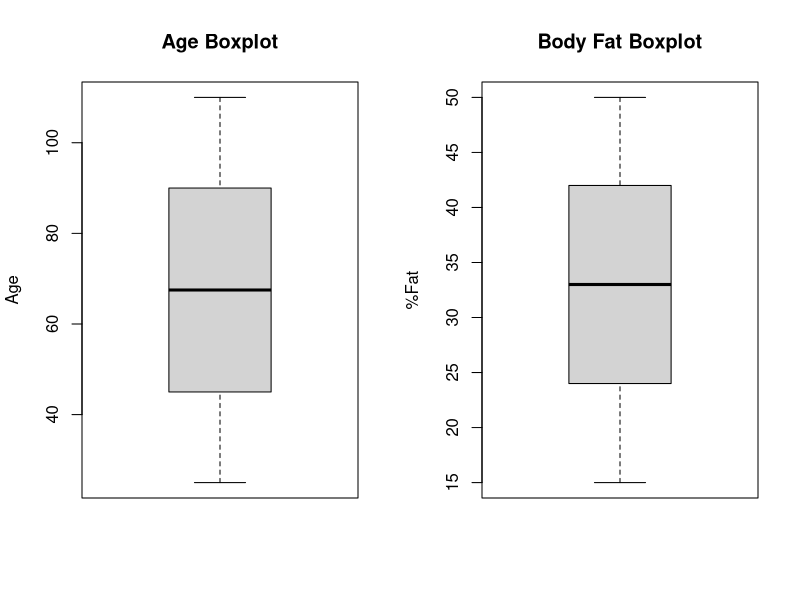
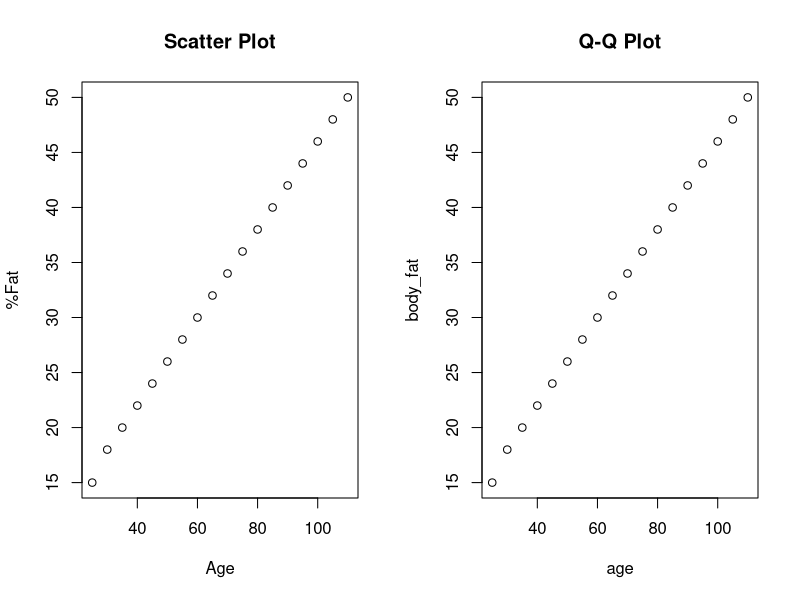

Recreate these plots in R, in order.
age <- c(25, 30, 35, 40, 45, 50, 55, 60, 65, 70, 75, 80, 85, 90, 95, 100, 105, 110)
body_fat <- c(15, 18, 20, 22, 24, 26, 28, 30, 32, 34, 36, 38, 40, 42, 44, 46, 48, 50)
mean_age <- mean(age)
median_age <- median(age)
sd_age <- sd(age)

mean_fat <- mean(body_fat)
median_fat <- median(body_fat)
sd_fat <- sd(body_fat)

cat("(a) Age statistics:\n")
cat("Mean:", mean_age, "\n")
cat("Median:", median_age, "\n")
cat("Standard Deviation:", sd_age, "\n\n")

cat("(a) Body Fat statistics:\n")
cat("Mean:", mean_fat, "\n")
cat("Median:", median_fat, "\n")
cat("Standard Deviation:", sd_fat, "\n\n")
par(mfrow=c(1,2))
boxplot(age, main="Age Boxplot", ylab="Age")
boxplot(body_fat, main="Body Fat Boxplot", ylab="%Fat")
plot(age, body_fat, main="Scatter Plot", xlab="Age", ylab="%Fat")
qqplot(age, body_fat, main="Q-Q Plot")
